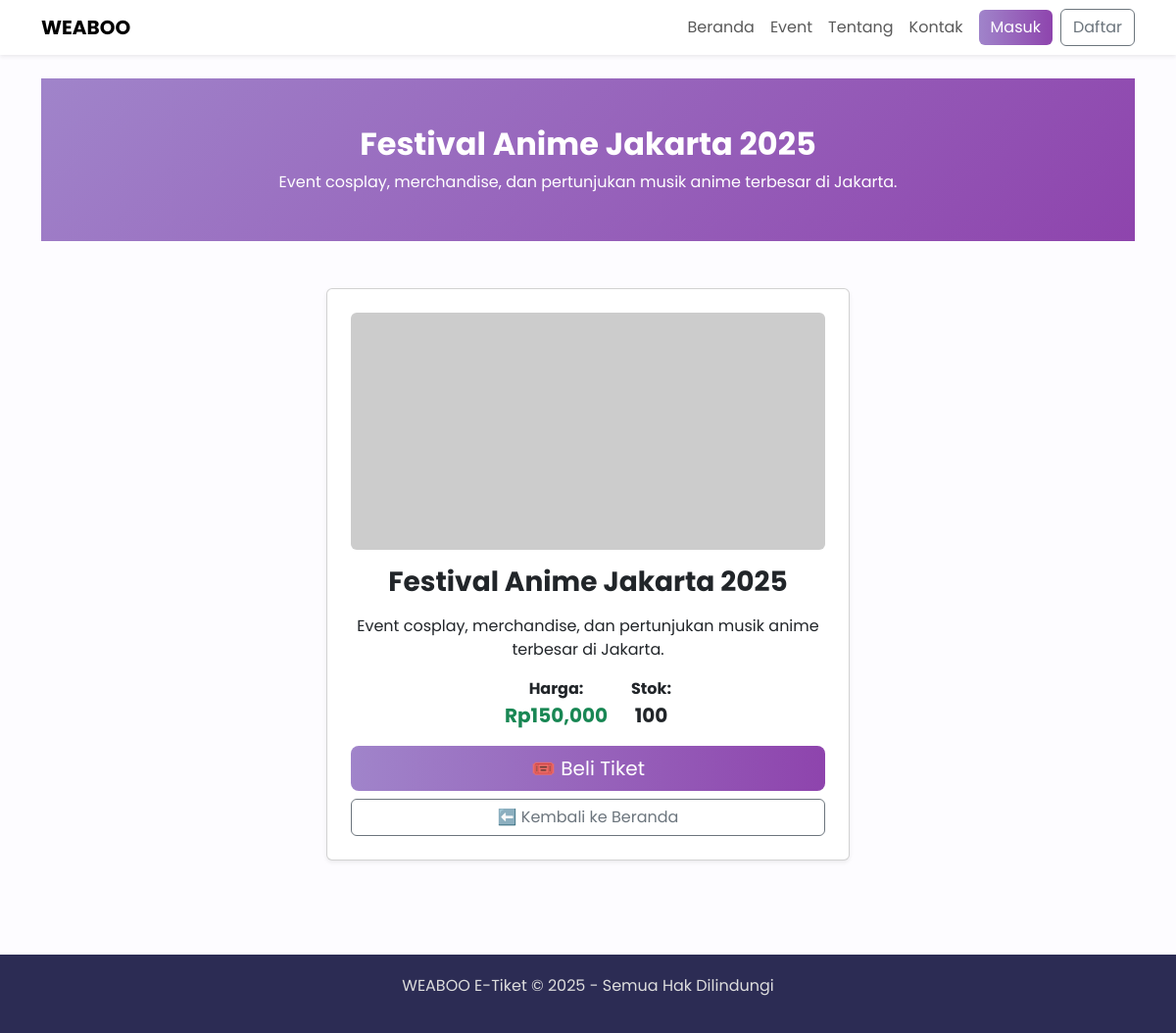
Screenshot of /event/1 with the database file from the repository.
### app.py (models this page shows)
class Event(db.Model):
    id = db.Column(db.Integer, primary_key=True)
    title = db.Column(db.String(100), nullable=False)
    description = db.Column(db.Text, nullable=False)
    price = db.Column(db.Integer, nullable=False)
    stock = db.Column(db.Integer, nullable=False)

### app.py (the view)
@app.route("/event/<int:event_id>")
def detail_event(event_id):
    event = Event.query.get_or_404(event_id)
    return render_template("detail_event.html", event=event)

### templates/detail_event.html (shortened to what this page needs)
{% extends "base.html" %}
{% block content %}
<section class="py-5" style="background: linear-gradient(135deg, #a084ca, #8e44ad); color: white;">
    <div class="container text-center">
        <h2 class="fw-bold">{{ event.title }}</h2>
        <p class="mb-0">{{ event.description }}</p>
    </div>
</section>
<section class="container py-5">
    <div class="row justify-content-center">
        <div class="col-md-6">
            <div class="card shadow-sm p-4 text-center">
                <img src="https://placehold.co/600x300?text={{ event.title | urlencode }}" alt="{{ event.title }}" class="img-fluid rounded mb-3">
                <h3 class="fw-bold mb-3">{{ event.title }}</h3>
                <p>{{ event.description }}</p>
                <div class="d-flex justify-content-center mb-3">
                    <div class="me-4">
                        <strong>Harga:</strong><br>
                        <span class="fs-5 fw-bold text-success">Rp{{ "{:,}".format(event.price) }}</span>
                    </div>
                    <div>
                        <strong>Stok:</strong><br>
                        <span class="fs-5 fw-bold">{{ event.stock }}</span>
                    </div>
                </div>
                <form action="{{ url_for('checkout', event_id=event.id) }}" method="GET">
                    <button type="submit" class="btn btn-gradient btn-lg w-100 mb-2">🎟️ Beli Tiket</button>
                </form>
                <a href="{{ url_for('home') }}" class="btn btn-outline-secondary w-100">⬅️ Kembali ke Beranda</a>
            </div>
        </div>
    </div>
</section>
{% endblock %}

### templates/base.html (style rules this page uses)
body { font-family: 'Poppins', sans-serif; background: #fdfcff; }
.btn-gradient { background: linear-gradient(90deg, #a084ca, #8e44ad); color: white; border: none; }

### rows the page displays
Event: title "Festival Anime Jakarta 2025", description "Event cosplay, merchandise, dan pertunjukan musik anime terbesar di Jakarta.", price "150,000", stock "100"
